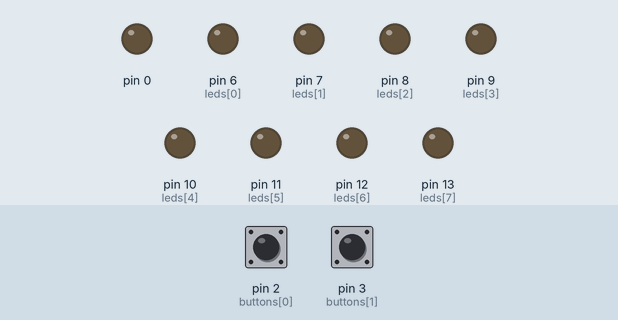
The sketch below on a simulated Arduino Uno, built with avr-gcc and run on an emulated ATmega328P. On the bench: output pins drawn as LEDs (lit = HIGH). The test bench sets the inputs (shaded band); at power-on: pin 2 (buttons[0]) LOW, pin 3 (buttons[1]) LOW.

Above: at 1.2 s.
1.3 s: pin 2 (buttons[0]) pulled HIGH for 1 s
At 3.3 s:
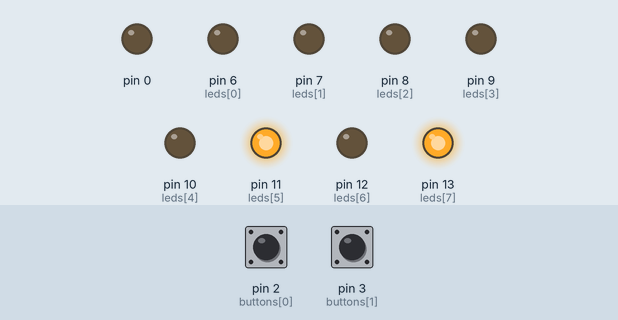
3.8 s: pin 3 (buttons[1]) pulled HIGH for 3.2 s
At 8.1 s:
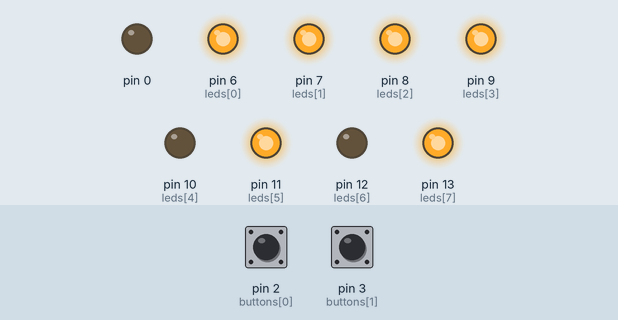
8.5 s: pin 3 (buttons[1]) pulled HIGH for 0.15 s
At 9.3 s:
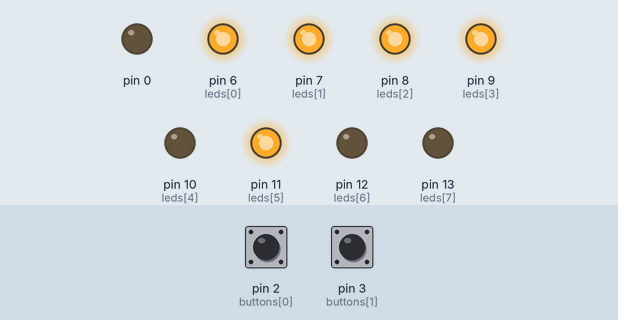
10.2 s: pin 3 (buttons[1]) pulled HIGH for 1 s
At 12.4 s:
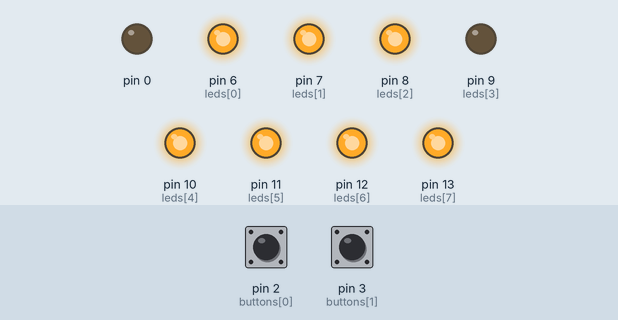
12.7 s: pin 3 (buttons[1]) pulled HIGH for 0.15 s
At 13.7 s:
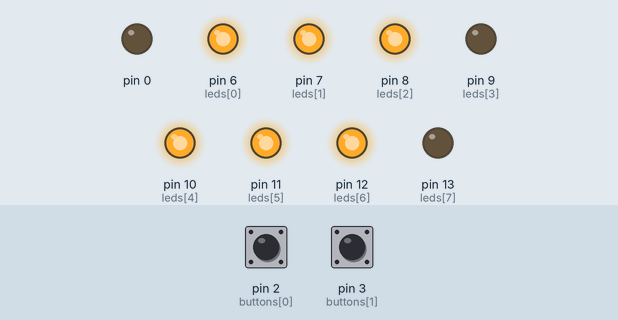
14.4 s: pin 3 (buttons[1]) pulled HIGH for 0.15 s
At 15.0 s:
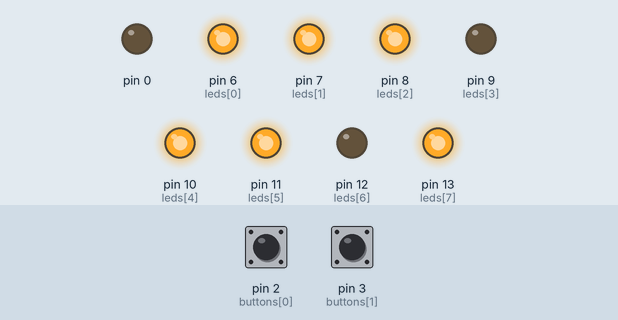
Timing chart, 0 to 17.1 s (numbered marks = the images above; inputs shaded):
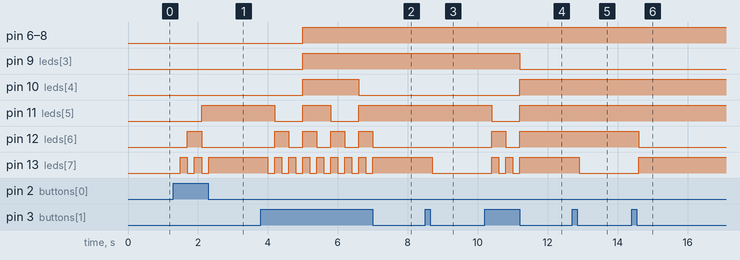

Measured:
- after the input at 1.3 s, pin 11 (leds[5]): LOW → HIGH after 0.80 s; pin 12 (leds[6]): LOW → HIGH after 0.40 s, → LOW 0.40 s later; pin 13 (leds[7]): alternates HIGH for 0.20 s and LOW for 0.20 s, 5 changes in all, then stays HIGH, starting after 0.20 s
- after the input at 3.8 s, pin 6 (leds[0]), pin 7 (leds[1]): LOW → HIGH after 1.2 s
- after the input at 8.5 s, pin 13 (leds[7]): HIGH → LOW after 0.20 s
- after the input at 10.2 s, pin 9 (leds[3]): HIGH → LOW after 1.0 s; pin 10 (leds[4]): LOW → HIGH after 1.0 s
- after the input at 12.7 s, pin 13 (leds[7]): HIGH → LOW after 0.20 s
- after the input at 14.4 s, pin 12 (leds[6]): HIGH → LOW after 0.20 s; pin 13 (leds[7]): LOW → HIGH after 0.20 s

The sketch:

led-binary-counter.ino
```cpp
/*
 * Created by Vlad Volokitin (volokitty)
 * https://github.com/volokitty/
*/

const uint8_t leds[] = {6, 7, 8, 9, 10, 11, 12, 13};
const uint8_t buttons[] = {2, 3};

bool isFirstButtonPressed;
bool isSecondButtonPressed;

uint8_t presses = 0;

String binStr;

void setup() {
  for (uint8_t i = 0; i < 9; i++)
    pinMode(leds[i], OUTPUT);

  for (uint8_t i = 0; i < 2; i++)
    pinMode(buttons[i], INPUT);
}

void loop() {
  String binNumber = String(presses, BIN);

  if (binNumber.length() < 8) {
    String zeros = "";
    for (uint8_t i = 0; i < 8 - binNumber.length(); i++)
      zeros += '0';

    binStr = zeros + binNumber;
  } else binStr = binNumber;

  for (uint8_t i = 0; i < binStr.length(); i++) {
    if (binStr[i] == '0')
      digitalWrite(leds[i], LOW);
    else
      digitalWrite(leds[i], HIGH);
  }

  check();
}

void check() {
  isFirstButtonPressed = digitalRead(buttons[0]);
  isSecondButtonPressed = digitalRead(buttons[1]);

  if (isFirstButtonPressed) {
    delay(200);

    if (presses == 255)
      presses = 0;
    else
      presses++;
  }

  if (isSecondButtonPressed) {
    delay(200);

    if (presses == 0)
      presses = 255;
    else
      presses--;
  }
}

String reverse(String str) {
  String newStr = "";
  for (int i = str.length() - 1; i >= 0 ; i--)
    newStr += str[i];

  return newStr;
}
```
